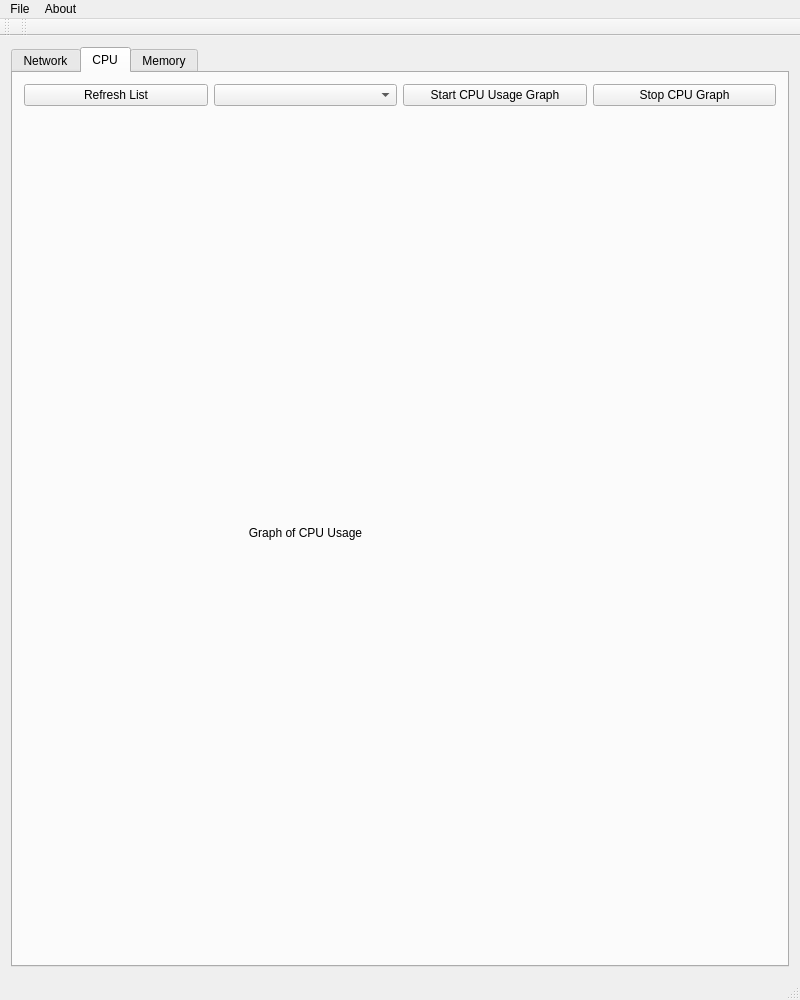
<?xml version="1.0" encoding="UTF-8"?>
<ui version="4.0">
 <class>MainWindow</class>
 <widget class="QMainWindow" name="MainWindow">
  <property name="geometry">
   <rect>
    <x>0</x>
    <y>0</y>
    <width>800</width>
    <height>1000</height>
   </rect>
  </property>
  <property name="windowTitle">
   <string>VMI 0.0.1 by Matt Luo</string>
  </property>
  <widget class="QWidget" name="centralWidget">
   <layout class="QVBoxLayout" name="verticalLayout_4">
    <item>
     <widget class="QTabWidget" name="tabWidget">
      <property name="currentIndex">
       <number>1</number>
      </property>
      <widget class="QWidget" name="tab_3">
       <attribute name="title">
        <string>Network</string>
       </attribute>
       <layout class="QGridLayout" name="gridLayout">
        <item row="2" column="1">
         <widget class="QLineEdit" name="lineEdit"/>
        </item>
        <item row="2" column="0">
         <widget class="QLabel" name="label_2">
          <property name="text">
           <string>BPF</string>
          </property>
         </widget>
        </item>
        <item row="1" column="2">
         <widget class="QPushButton" name="pushButton_2">
          <property name="text">
           <string>Save to File</string>
          </property>
         </widget>
        </item>
        <item row="1" column="0">
         <widget class="QLabel" name="label">
          <property name="text">
           <string>Network Interface</string>
          </property>
         </widget>
        </item>
        <item row="1" column="1">
         <widget class="QComboBox" name="comboBox"/>
        </item>
        <item row="2" column="2">
         <widget class="QPushButton" name="pushButton">
          <property name="text">
           <string>Filter</string>
          </property>
         </widget>
        </item>
        <item row="0" column="1">
         <layout class="QHBoxLayout" name="horizontalLayout">
          <item>
           <widget class="QPushButton" name="pushButton_start">
            <property name="text">
             <string>Start</string>
            </property>
            <property name="checkable">
             <bool>true</bool>
            </property>
            <property name="autoExclusive">
             <bool>true</bool>
            </property>
           </widget>
          </item>
          <item>
           <widget class="QPushButton" name="pushButton_stop">
            <property name="text">
             <string>Stop</string>
            </property>
            <property name="checkable">
             <bool>true</bool>
            </property>
            <property name="autoExclusive">
             <bool>true</bool>
            </property>
           </widget>
          </item>
         </layout>
        </item>
        <item row="0" column="2">
         <widget class="QPushButton" name="pushButton_refresh">
          <property name="text">
           <string>Refresh</string>
          </property>
         </widget>
        </item>
        <item row="3" column="0" colspan="2">
         <widget class="QTableView" name="tableView"/>
        </item>
        <item row="3" column="2">
         <layout class="QVBoxLayout" name="verticalLayout">
          <item>
           <widget class="QLabel" name="label_5">
            <property name="text">
             <string>Received</string>
            </property>
           </widget>
          </item>
          <item>
           <widget class="QLabel" name="label_6">
            <property name="text">
             <string>Sent</string>
            </property>
           </widget>
          </item>
          <item>
           <widget class="QLabel" name="label_4">
            <property name="text">
             <string>Drop</string>
            </property>
           </widget>
          </item>
          <item>
           <widget class="QLabel" name="label_7">
            <property name="text">
             <string>Error</string>
            </property>
           </widget>
          </item>
         </layout>
        </item>
       </layout>
      </widget>
      <widget class="QWidget" name="tab_4">
       <attribute name="title">
        <string>CPU</string>
       </attribute>
       <layout class="QGridLayout" name="gridLayout_2">
        <item row="0" column="3">
         <widget class="QPushButton" name="pushButton_cpu_stop">
          <property name="text">
           <string>Stop CPU Graph</string>
          </property>
          <property name="checkable">
           <bool>true</bool>
          </property>
          <property name="autoExclusive">
           <bool>true</bool>
          </property>
         </widget>
        </item>
        <item row="0" column="1">
         <widget class="QComboBox" name="comboBox_dom_name"/>
        </item>
        <item row="0" column="2">
         <layout class="QHBoxLayout" name="horizontalLayout_2">
          <item>
           <widget class="QPushButton" name="pushButton_cpu">
            <property name="text">
             <string>Start CPU Usage Graph</string>
            </property>
            <property name="checkable">
             <bool>true</bool>
            </property>
            <property name="autoExclusive">
             <bool>true</bool>
            </property>
           </widget>
          </item>
         </layout>
        </item>
        <item row="0" column="0">
         <widget class="QPushButton" name="pushButton_refresh_dom_list">
          <property name="text">
           <string>Refresh List</string>
          </property>
         </widget>
        </item>
        <item row="4" column="1">
         <widget class="QLabel" name="label_3">
          <property name="text">
           <string>Graph of CPU Usage</string>
          </property>
          <property name="alignment">
           <set>Qt::AlignCenter</set>
          </property>
         </widget>
        </item>
        <item row="3" column="0" colspan="4">
         <layout class="QHBoxLayout" name="horizontalLayout_3"/>
        </item>
       </layout>
      </widget>
      <widget class="QWidget" name="tab_5">
       <attribute name="title">
        <string>Memory</string>
       </attribute>
       <layout class="QGridLayout" name="gridLayout_3">
        <item row="0" column="1">
         <widget class="QPushButton" name="pushButton_3">
          <property name="text">
           <string>Dump Memory</string>
          </property>
         </widget>
        </item>
        <item row="0" column="0">
         <widget class="QComboBox" name="comboBox_2"/>
        </item>
        <item row="1" column="0">
         <widget class="QTextBrowser" name="textBrowser"/>
        </item>
        <item row="1" column="1" rowspan="3">
         <layout class="QVBoxLayout" name="verticalLayout_2">
          <item>
           <widget class="QPushButton" name="pushButton_6">
            <property name="text">
             <string>Process list</string>
            </property>
           </widget>
          </item>
          <item>
           <widget class="QPushButton" name="pushButton_5">
            <property name="text">
             <string>Module list</string>
            </property>
           </widget>
          </item>
          <item>
           <widget class="QPushButton" name="pushButton_7">
            <property name="text">
             <string>PushButton</string>
            </property>
           </widget>
          </item>
          <item>
           <widget class="QPushButton" name="pushButton_4">
            <property name="text">
             <string>PushButton</string>
            </property>
           </widget>
          </item>
         </layout>
        </item>
       </layout>
      </widget>
     </widget>
    </item>
   </layout>
  </widget>
  <widget class="QMenuBar" name="menuBar">
   <property name="geometry">
    <rect>
     <x>0</x>
     <y>0</y>
     <width>800</width>
     <height>19</height>
    </rect>
   </property>
   <widget class="QMenu" name="menuFile">
    <property name="title">
     <string>File</string>
    </property>
    <addaction name="actionOpen"/>
   </widget>
   <widget class="QMenu" name="menuAbout">
    <property name="title">
     <string>About</string>
    </property>
    <addaction name="actionAbout"/>
   </widget>
   <addaction name="menuFile"/>
   <addaction name="menuAbout"/>
  </widget>
  <widget class="QToolBar" name="mainToolBar">
   <attribute name="toolBarArea">
    <enum>TopToolBarArea</enum>
   </attribute>
   <attribute name="toolBarBreak">
    <bool>false</bool>
   </attribute>
  </widget>
  <widget class="QStatusBar" name="statusBar"/>
  <widget class="QToolBar" name="toolBar">
   <property name="windowTitle">
    <string>toolBar</string>
   </property>
   <attribute name="toolBarArea">
    <enum>TopToolBarArea</enum>
   </attribute>
   <attribute name="toolBarBreak">
    <bool>false</bool>
   </attribute>
  </widget>
  <action name="actionAbout">
   <property name="text">
    <string>about</string>
   </property>
  </action>
  <action name="actionOpen">
   <property name="text">
    <string>Open</string>
   </property>
  </action>
 </widget>
 <layoutdefault spacing="6" margin="11"/>
 <resources/>
 <connections/>
</ui>
